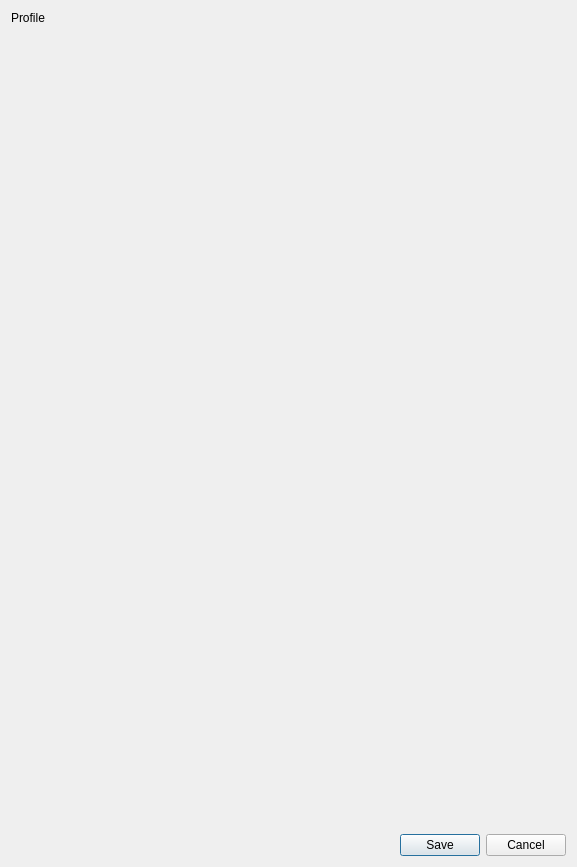
<?xml version="1.0" encoding="UTF-8"?>
<ui version="4.0">
 <class>Dialog_user_profile</class>
 <widget class="QDialog" name="Dialog_user_profile">
  <property name="geometry">
   <rect>
    <x>0</x>
    <y>0</y>
    <width>577</width>
    <height>867</height>
   </rect>
  </property>
  <property name="windowTitle">
   <string>Dialog</string>
  </property>
  <layout class="QVBoxLayout" name="verticalLayout" stretch="0,1,0">
   <item>
    <widget class="QLabel" name="label_profile">
     <property name="text">
      <string>Profile</string>
     </property>
     <property name="role" stdset="0">
      <string>header</string>
     </property>
    </widget>
   </item>
   <item>
    <widget class="QWidget" name="widget__user_profile" native="true">
     <layout class="QVBoxLayout" name="verticalLayout_2"/>
    </widget>
   </item>
   <item>
    <widget class="QDialogButtonBox" name="buttonBox_save_cancel">
     <property name="orientation">
      <enum>Qt::Orientation::Horizontal</enum>
     </property>
     <property name="standardButtons">
      <set>QDialogButtonBox::StandardButton::Cancel|QDialogButtonBox::StandardButton::Save</set>
     </property>
    </widget>
   </item>
  </layout>
 </widget>
 <resources/>
 <connections>
  <connection>
   <sender>buttonBox_save_cancel</sender>
   <signal>accepted()</signal>
   <receiver>Dialog_user_profile</receiver>
   <slot>accept()</slot>
   <hints>
    <hint type="sourcelabel">
     <x>248</x>
     <y>254</y>
    </hint>
    <hint type="destinationlabel">
     <x>157</x>
     <y>274</y>
    </hint>
   </hints>
  </connection>
  <connection>
   <sender>buttonBox_save_cancel</sender>
   <signal>rejected()</signal>
   <receiver>Dialog_user_profile</receiver>
   <slot>reject()</slot>
   <hints>
    <hint type="sourcelabel">
     <x>316</x>
     <y>260</y>
    </hint>
    <hint type="destinationlabel">
     <x>286</x>
     <y>274</y>
    </hint>
   </hints>
  </connection>
 </connections>
</ui>
